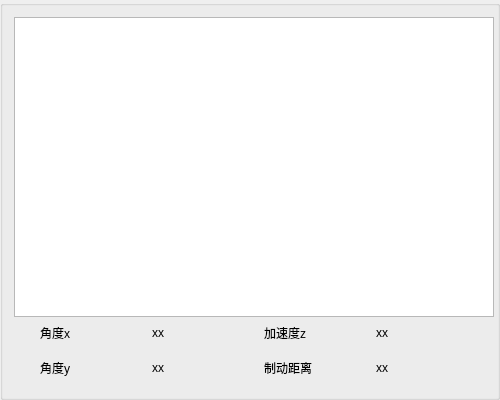
   <widget class="QGroupBox" name="groupBox_4">
    <property name="geometry">
     <rect>
      <x>11</x>
      <y>464</y>
      <width>500</width>
      <height>400</height>
     </rect>
    </property>
    <property name="sizePolicy">
     <sizepolicy hsizetype="Preferred" vsizetype="Preferred">
      <horstretch>0</horstretch>
      <verstretch>0</verstretch>
     </sizepolicy>
    </property>
    <property name="minimumSize">
     <size>
      <width>500</width>
      <height>400</height>
     </size>
    </property>
    <property name="maximumSize">
     <size>
      <width>500</width>
      <height>400</height>
     </size>
    </property>
    <property name="title">
     <string/>
    </property>
    <layout class="QGridLayout" name="gridLayout_14">
     <item row="0" column="0">
      <layout class="QVBoxLayout" name="verticalLayout_3">
       <item>
        <widget class="QTableView" name="tableView_yl">
         <property name="sizePolicy">
          <sizepolicy hsizetype="Maximum" vsizetype="Maximum">
           <horstretch>0</horstretch>
           <verstretch>0</verstretch>
          </sizepolicy>
         </property>
         <property name="minimumSize">
          <size>
           <width>480</width>
           <height>300</height>
          </size>
         </property>
        </widget>
       </item>
       <item>
        <layout class="QGridLayout" name="gridLayout_2">
         <item row="2" column="1">
          <widget class="QLabel" name="label_spd_x">
           <property name="sizePolicy">
            <sizepolicy hsizetype="Fixed" vsizetype="Preferred">
             <horstretch>0</horstretch>
             <verstretch>0</verstretch>
            </sizepolicy>
           </property>
           <property name="minimumSize">
            <size>
             <width>80</width>
             <height>20</height>
            </size>
           </property>
           <property name="text">
            <string>xx</string>
           </property>
          </widget>
         </item>
         <item row="2" column="0">
          <widget class="QLabel" name="label_3">
           <property name="sizePolicy">
            <sizepolicy hsizetype="Fixed" vsizetype="Minimum">
             <horstretch>0</horstretch>
             <verstretch>0</verstretch>
            </sizepolicy>
           </property>
           <property name="minimumSize">
            <size>
             <width>80</width>
             <height>20</height>
            </size>
           </property>
           <property name="text">
            <string>角度x</string>
           </property>
          </widget>
         </item>
         <item row="3" column="3">
          <widget class="QLabel" name="label_zdjl">
           <property name="text">
            <string>xx</string>
           </property>
          </widget>
         </item>
         <item row="2" column="3">
          <widget class="QLabel" name="label_jsd_z">
           <property name="sizePolicy">
            <sizepolicy hsizetype="Maximum" vsizetype="Fixed">
             <horstretch>0</horstretch>
             <verstretch>0</verstretch>
            </sizepolicy>
           </property>
           <property name="minimumSize">
            <size>
             <width>80</width>
             <height>20</height>
            </size>
           </property>
           <property name="text">
            <string>xx</string>
           </property>
          </widget>
         </item>
         <item row="2" column="2">
          <widget class="QLabel" name="label_18">
           <property name="sizePolicy">
            <sizepolicy hsizetype="Fixed" vsizetype="Fixed">
             <horstretch>0</horstretch>
             <verstretch>0</verstretch>
            </sizepolicy>
           </property>
           <property name="minimumSize">
            <size>
             <width>80</width>
             <height>20</height>
            </size>
           </property>
           <property name="text">
            <string>加速度z</string>
           </property>
          </widget>
         </item>
         <item row="3" column="2">
          <widget class="QLabel" name="label_39">
           <property name="text">
            <string>制动距离</string>
           </property>
          </widget>
         </item>
         <item row="3" column="1">
          <widget class="QLabel" name="label_spd_y">
           <property name="sizePolicy">
            <sizepolicy hsizetype="Fixed" vsizetype="Preferred">
             <horstretch>0</horstretch>
             <verstretch>0</verstretch>
            </sizepolicy>
           </property>
           <property name="minimumSize">
            <size>
             <width>80</width>
             <height>20</height>
            </size>
           </property>
           <property name="text">
            <string>xx</string>
           </property>
          </widget>
         </item>
         <item row="3" column="0">
          <widget class="QLabel" name="label_9">
           <property name="sizePolicy">
            <sizepolicy hsizetype="Fixed" vsizetype="Minimum">
             <horstretch>0</horstretch>
             <verstretch>0</verstretch>
            </sizepolicy>
           </property>
           <property name="minimumSize">
            <size>
             <width>80</width>
             <height>20</height>
            </size>
           </property>
           <property name="text">
            <string>角度y</string>
           </property>
          </widget>
         </item>
        </layout>
       </item>
      </layout>
     </item>
    </layout>
   </widget>
